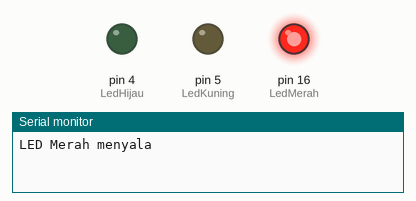
The sketch below on a simulated Arduino Uno, built with avr-gcc and run on an emulated ATmega328P. Shown: output pins drawn as LEDs (lit = HIGH), the last lines printed to the serial monitor.

Above: at 5.2 s.
At 11.2 s:
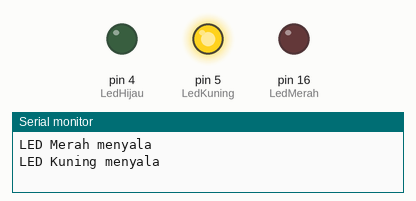
At 14.7 s:
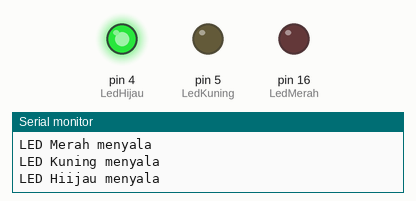
Timing chart, 0 to 22.8 s (numbered marks = the images above):
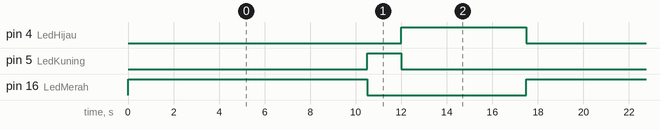

The sketch:

Kuis1.ino
```cpp
#define LedMerah 16 //D0 pin led merah
#define LedKuning 5 //D1 pin led kuning
#define LedHijau 4 //D2 pin led hijau


void setup() {
Serial.begin(9600);
pinMode(LedMerah, OUTPUT);
pinMode(LedKuning, OUTPUT);
pinMode(LedHijau, OUTPUT); // atur pin digital sebagai output.
}

void RunningLED() {
 digitalWrite(LedMerah, HIGH);
 digitalWrite(LedKuning, LOW);
 digitalWrite(LedHijau, LOW);
 Serial.println("LED Merah menyala");
 delay(10500);

 digitalWrite(LedMerah, LOW);
 digitalWrite(LedKuning, HIGH);
 digitalWrite(LedHijau, LOW);
 Serial.println("LED Kuning menyala");
 delay(1500);

 digitalWrite(LedMerah, LOW);
 digitalWrite(LedKuning, LOW);
 digitalWrite(LedHijau, HIGH);
 Serial.println("LED Hiijau menyala");
 delay(5500);
 Serial.println();
}

void loop() {
RunningLED();
}
```

Measured:
- by itself, pin 4 (LedHijau): alternates HIGH for 5.5 s and LOW for 12.0 s
- by itself, pin 5 (LedKuning): alternates HIGH for 1.5 s and LOW for 16.0 s
- by itself, pin 16 (LedMerah): alternates HIGH for 10.5 s and LOW for 7.0 s
